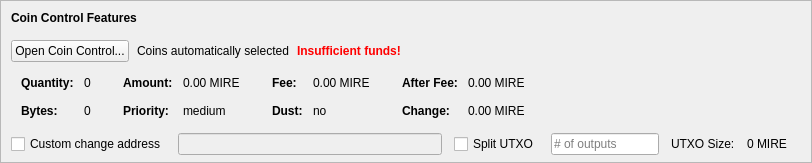
    <widget class="QFrame" name="frameCoinControl">
     <property name="sizePolicy">
      <sizepolicy hsizetype="Expanding" vsizetype="Expanding">
       <horstretch>0</horstretch>
       <verstretch>0</verstretch>
      </sizepolicy>
     </property>
     <property name="maximumSize">
      <size>
       <width>16777215</width>
       <height>16777215</height>
      </size>
     </property>
     <property name="frameShape">
      <enum>QFrame::StyledPanel</enum>
     </property>
     <property name="frameShadow">
      <enum>QFrame::Sunken</enum>
     </property>
     <layout class="QVBoxLayout" name="verticalLayoutCoinControl2">
      <property name="spacing">
       <number>0</number>
      </property>
      <property name="leftMargin">
       <number>0</number>
      </property>
      <property name="topMargin">
       <number>0</number>
      </property>
      <property name="rightMargin">
       <number>0</number>
      </property>
      <property name="bottomMargin">
       <number>6</number>
      </property>
      <item>
       <layout class="QVBoxLayout" name="verticalLayoutCoinControl" stretch="0,0,0,0,1">
        <property name="spacing">
         <number>0</number>
        </property>
        <property name="leftMargin">
         <number>10</number>
        </property>
        <property name="topMargin">
         <number>10</number>
        </property>
        <item>
         <layout class="QHBoxLayout" name="horizontalLayoutCoinControl1">
          <property name="bottomMargin">
           <number>15</number>
          </property>
          <item>
           <widget class="QLabel" name="labelCoinControlFeatures">
            <property name="sizePolicy">
             <sizepolicy hsizetype="Preferred" vsizetype="Maximum">
              <horstretch>0</horstretch>
              <verstretch>0</verstretch>
             </sizepolicy>
            </property>
            <property name="font">
             <font>
              <weight>75</weight>
              <bold>true</bold>
             </font>
            </property>
            <property name="styleSheet">
             <string notr="true">font-weight:bold;</string>
            </property>
            <property name="text">
             <string>Coin Control Features</string>
            </property>
           </widget>
          </item>
         </layout>
        </item>
        <item>
         <layout class="QHBoxLayout" name="horizontalLayoutCoinControl2" stretch="0,0,0,0">
          <property name="spacing">
           <number>8</number>
          </property>
          <property name="bottomMargin">
           <number>10</number>
          </property>
          <item>
           <widget class="QPushButton" name="pushButtonCoinControl">
            <property name="styleSheet">
             <string notr="true"/>
            </property>
            <property name="text">
             <string>Open Coin Control...</string>
            </property>
            <property name="autoDefault">
             <bool>false</bool>
            </property>
           </widget>
          </item>
          <item>
           <widget class="QLabel" name="labelCoinControlAutomaticallySelected">
            <property name="text">
             <string>Coins automatically selected</string>
            </property>
            <property name="margin">
             <number>5</number>
            </property>
           </widget>
          </item>
          <item>
           <widget class="QLabel" name="labelCoinControlInsuffFunds">
            <property name="font">
             <font>
              <weight>75</weight>
              <bold>true</bold>
             </font>
            </property>
            <property name="styleSheet">
             <string notr="true">color:red;font-weight:bold;</string>
            </property>
            <property name="text">
             <string>Insufficient funds!</string>
            </property>
            <property name="margin">
             <number>5</number>
            </property>
           </widget>
          </item>
          <item>
           <spacer name="horizontalSpacerCoinControl">
            <property name="orientation">
             <enum>Qt::Horizontal</enum>
            </property>
            <property name="sizeHint" stdset="0">
             <size>
              <width>40</width>
              <height>1</height>
             </size>
            </property>
           </spacer>
          </item>
         </layout>
        </item>
        <item>
         <widget class="QWidget" name="widgetCoinControl" native="true">
          <property name="sizePolicy">
           <sizepolicy hsizetype="Preferred" vsizetype="Preferred">
            <horstretch>0</horstretch>
            <verstretch>0</verstretch>
           </sizepolicy>
          </property>
          <property name="minimumSize">
           <size>
            <width>0</width>
            <height>0</height>
           </size>
          </property>
          <property name="styleSheet">
           <string notr="true"/>
          </property>
          <layout class="QHBoxLayout" name="horizontalLayoutCoinControl5">
           <property name="leftMargin">
            <number>0</number>
           </property>
           <property name="topMargin">
            <number>0</number>
           </property>
           <property name="rightMargin">
            <number>0</number>
           </property>
           <property name="bottomMargin">
            <number>0</number>
           </property>
           <item>
            <layout class="QHBoxLayout" name="horizontalLayoutCoinControl3" stretch="0,0,0,1">
             <property name="spacing">
              <number>20</number>
             </property>
             <property name="topMargin">
              <number>0</number>
             </property>
             <property name="bottomMargin">
              <number>10</number>
             </property>
             <item>
              <layout class="QFormLayout" name="formLayoutCoinControl1">
               <property name="horizontalSpacing">
                <number>10</number>
               </property>
               <property name="verticalSpacing">
                <number>14</number>
               </property>
               <property name="leftMargin">
                <number>10</number>
               </property>
               <property name="topMargin">
                <number>4</number>
               </property>
               <property name="rightMargin">
                <number>6</number>
               </property>
               <item row="0" column="0">
                <widget class="QLabel" name="labelCoinControlQuantityText">
                 <property name="font">
                  <font>
                   <weight>75</weight>
                   <bold>true</bold>
                  </font>
                 </property>
                 <property name="text">
                  <string>Quantity:</string>
                 </property>
                 <property name="margin">
                  <number>0</number>
                 </property>
                </widget>
               </item>
               <item row="0" column="1">
                <widget class="QLabel" name="labelCoinControlQuantity">
                 <property name="cursor">
                  <cursorShape>IBeamCursor</cursorShape>
                 </property>
                 <property name="contextMenuPolicy">
                  <enum>Qt::ActionsContextMenu</enum>
                 </property>
                 <property name="text">
                  <string notr="true">0</string>
                 </property>
                 <property name="margin">
                  <number>0</number>
                 </property>
                 <property name="textInteractionFlags">
                  <set>Qt::LinksAccessibleByMouse|Qt::TextSelectableByKeyboard|Qt::TextSelectableByMouse</set>
                 </property>
                </widget>
               </item>
               <item row="1" column="0">
                <widget class="QLabel" name="labelCoinControlBytesText">
                 <property name="font">
                  <font>
                   <weight>75</weight>
                   <bold>true</bold>
                  </font>
                 </property>
                 <property name="text">
                  <string>Bytes:</string>
                 </property>
                </widget>
               </item>
               <item row="1" column="1">
                <widget class="QLabel" name="labelCoinControlBytes">
                 <property name="cursor">
                  <cursorShape>IBeamCursor</cursorShape>
                 </property>
                 <property name="contextMenuPolicy">
                  <enum>Qt::ActionsContextMenu</enum>
                 </property>
                 <property name="text">
                  <string notr="true">0</string>
                 </property>
                 <property name="textInteractionFlags">
                  <set>Qt::LinksAccessibleByMouse|Qt::TextSelectableByKeyboard|Qt::TextSelectableByMouse</set>
                 </property>
                </widget>
               </item>
              </layout>
             </item>
             <item>
              <layout class="QFormLayout" name="formLayoutCoinControl2">
               <property name="horizontalSpacing">
                <number>10</number>
               </property>
               <property name="verticalSpacing">
                <number>14</number>
               </property>
               <property name="leftMargin">
                <number>6</number>
               </property>
               <property name="topMargin">
                <number>4</number>
               </property>
               <property name="rightMargin">
                <number>6</number>
               </property>
               <item row="0" column="0">
                <widget class="QLabel" name="labelCoinControlAmountText">
                 <property name="font">
                  <font>
                   <weight>75</weight>
                   <bold>true</bold>
                  </font>
                 </property>
                 <property name="text">
                  <string>Amount:</string>
                 </property>
                 <property name="margin">
                  <number>0</number>
                 </property>
                </widget>
               </item>
               <item row="0" column="1">
                <widget class="QLabel" name="labelCoinControlAmount">
                 <property name="cursor">
                  <cursorShape>IBeamCursor</cursorShape>
                 </property>
                 <property name="contextMenuPolicy">
                  <enum>Qt::ActionsContextMenu</enum>
                 </property>
                 <property name="text">
                  <string notr="true">0.00 MIRE</string>
                 </property>
                 <property name="textInteractionFlags">
                  <set>Qt::LinksAccessibleByMouse|Qt::TextSelectableByKeyboard|Qt::TextSelectableByMouse</set>
                 </property>
                </widget>
               </item>
               <item row="1" column="0">
                <widget class="QLabel" name="labelCoinControlPriorityText">
                 <property name="font">
                  <font>
                   <weight>75</weight>
                   <bold>true</bold>
                  </font>
                 </property>
                 <property name="text">
                  <string>Priority:</string>
                 </property>
                </widget>
               </item>
               <item row="1" column="1">
                <widget class="QLabel" name="labelCoinControlPriority">
                 <property name="cursor">
                  <cursorShape>IBeamCursor</cursorShape>
                 </property>
                 <property name="contextMenuPolicy">
                  <enum>Qt::ActionsContextMenu</enum>
                 </property>
                 <property name="text">
                  <string>medium</string>
                 </property>
                 <property name="textInteractionFlags">
                  <set>Qt::LinksAccessibleByMouse|Qt::TextSelectableByKeyboard|Qt::TextSelectableByMouse</set>
                 </property>
                </widget>
               </item>
              </layout>
             </item>
             <item>
              <layout class="QFormLayout" name="formLayoutCoinControl3">
               <property name="horizontalSpacing">
                <number>10</number>
               </property>
               <property name="verticalSpacing">
                <number>14</number>
               </property>
               <property name="leftMargin">
                <number>6</number>
               </property>
               <property name="topMargin">
                <number>4</number>
               </property>
               <property name="rightMargin">
                <number>6</number>
               </property>
               <item row="0" column="0">
                <widget class="QLabel" name="labelCoinControlFeeText">
                 <property name="font">
                  <font>
                   <weight>75</weight>
                   <bold>true</bold>
                  </font>
                 </property>
                 <property name="text">
                  <string>Fee:</string>
                 </property>
                 <property name="margin">
                  <number>0</number>
                 </property>
                </widget>
               </item>
               <item row="0" column="1">
                <widget class="QLabel" name="labelCoinControlFee">
                 <property name="cursor">
                  <cursorShape>IBeamCursor</cursorShape>
                 </property>
                 <property name="contextMenuPolicy">
                  <enum>Qt::ActionsContextMenu</enum>
                 </property>
                 <property name="text">
                  <string notr="true">0.00 MIRE</string>
                 </property>
                 <property name="textInteractionFlags">
                  <set>Qt::LinksAccessibleByMouse|Qt::TextSelectableByKeyboard|Qt::TextSelectableByMouse</set>
                 </property>
                </widget>
               </item>
               <item row="1" column="0">
                <widget class="QLabel" name="labelCoinControlLowOutputText">
                 <property name="font">
                  <font>
                   <weight>75</weight>
                   <bold>true</bold>
                  </font>
                 </property>
                 <property name="text">
                  <string>Dust:</string>
                 </property>
                </widget>
               </item>
               <item row="1" column="1">
                <widget class="QLabel" name="labelCoinControlLowOutput">
                 <property name="cursor">
                  <cursorShape>IBeamCursor</cursorShape>
                 </property>
                 <property name="contextMenuPolicy">
                  <enum>Qt::ActionsContextMenu</enum>
                 </property>
                 <property name="text">
                  <string>no</string>
                 </property>
                 <property name="textInteractionFlags">
                  <set>Qt::LinksAccessibleByMouse|Qt::TextSelectableByKeyboard|Qt::TextSelectableByMouse</set>
                 </property>
                </widget>
               </item>
              </layout>
             </item>
             <item>
              <layout class="QFormLayout" name="formLayoutCoinControl4">
               <property name="horizontalSpacing">
                <number>10</number>
               </property>
               <property name="verticalSpacing">
                <number>14</number>
               </property>
               <property name="leftMargin">
                <number>6</number>
               </property>
               <property name="topMargin">
                <number>4</number>
               </property>
               <property name="rightMargin">
                <number>6</number>
               </property>
               <item row="0" column="0">
                <widget class="QLabel" name="labelCoinControlAfterFeeText">
                 <property name="font">
                  <font>
                   <weight>75</weight>
                   <bold>true</bold>
                  </font>
                 </property>
                 <property name="text">
                  <string>After Fee:</string>
                 </property>
                 <property name="margin">
                  <number>0</number>
                 </property>
                </widget>
               </item>
               <item row="0" column="1">
                <widget class="QLabel" name="labelCoinControlAfterFee">
                 <property name="cursor">
                  <cursorShape>IBeamCursor</cursorShape>
                 </property>
                 <property name="contextMenuPolicy">
                  <enum>Qt::ActionsContextMenu</enum>
                 </property>
                 <property name="text">
                  <string notr="true">0.00 MIRE</string>
                 </property>
                 <property name="textInteractionFlags">
                  <set>Qt::LinksAccessibleByMouse|Qt::TextSelectableByKeyboard|Qt::TextSelectableByMouse</set>
                 </property>
                </widget>
               </item>
               <item row="1" column="0">
                <widget class="QLabel" name="labelCoinControlChangeText">
                 <property name="font">
                  <font>
                   <weight>75</weight>
                   <bold>true</bold>
                  </font>
                 </property>
                 <property name="text">
                  <string>Change:</string>
                 </property>
                </widget>
               </item>
               <item row="1" column="1">
                <widget class="QLabel" name="labelCoinControlChange">
                 <property name="cursor">
                  <cursorShape>IBeamCursor</cursorShape>
                 </property>
                 <property name="contextMenuPolicy">
                  <enum>Qt::ActionsContextMenu</enum>
                 </property>
                 <property name="text">
                  <string notr="true">0.00 MIRE</string>
                 </property>
                 <property name="textInteractionFlags">
                  <set>Qt::LinksAccessibleByMouse|Qt::TextSelectableByKeyboard|Qt::TextSelectableByMouse</set>
                 </property>
                </widget>
               </item>
              </layout>
             </item>
            </layout>
           </item>
          </layout>
         </widget>
        </item>
        <item>
         <layout class="QHBoxLayout" name="horizontalLayoutCoinControl4" stretch="0,0,0,0,0,0,0">
          <property name="spacing">
           <number>12</number>
          </property>
          <property name="sizeConstraint">
           <enum>QLayout::SetDefaultConstraint</enum>
          </property>
          <property name="topMargin">
           <number>5</number>
          </property>
          <property name="rightMargin">
           <number>5</number>
          </property>
          <item>
           <widget class="QCheckBox" name="checkBoxCoinControlChange">
            <property name="toolTip">
             <string>If this is activated, but the change address is empty or invalid, change will be sent to a newly generated address.</string>
            </property>
            <property name="text">
             <string>Custom change address</string>
            </property>
           </widget>
          </item>
          <item>
           <widget class="QValidatedLineEdit" name="lineEditCoinControlChange">
            <property name="enabled">
             <bool>false</bool>
            </property>
            <property name="sizePolicy">
             <sizepolicy hsizetype="Expanding" vsizetype="Fixed">
              <horstretch>0</horstretch>
              <verstretch>0</verstretch>
             </sizepolicy>
            </property>
           </widget>
          </item>
          <item>
           <widget class="QCheckBox" name="splitBlockCheckBox">
            <property name="text">
             <string>Split UTXO</string>
            </property>
           </widget>
          </item>
          <item>
           <widget class="QLineEdit" name="splitBlockLineEdit">
            <property name="sizePolicy">
             <sizepolicy hsizetype="Fixed" vsizetype="Fixed">
              <horstretch>50</horstretch>
              <verstretch>0</verstretch>
             </sizepolicy>
            </property>
            <property name="placeholderText">
             <string># of outputs</string>
            </property>
           </widget>
          </item>
          <item>
           <widget class="QLabel" name="labelBlockSizeText">
            <property name="text">
             <string>UTXO Size:</string>
            </property>
           </widget>
          </item>
          <item>
           <widget class="QLabel" name="labelBlockSize">
            <property name="text">
             <string>0 MIRE</string>
            </property>
           </widget>
          </item>
          <item>
           <widget class="QLabel" name="labelCoinControlChangeLabel">
            <property name="sizePolicy">
             <sizepolicy hsizetype="Preferred" vsizetype="Expanding">
              <horstretch>0</horstretch>
              <verstretch>0</verstretch>
             </sizepolicy>
            </property>
            <property name="minimumSize">
             <size>
              <width>0</width>
              <height>0</height>
             </size>
            </property>
            <property name="text">
             <string/>
            </property>
            <property name="margin">
             <number>3</number>
            </property>
           </widget>
          </item>
         </layout>
        </item>
        <item>
         <spacer name="verticalSpacerCoinControl">
          <property name="orientation">
           <enum>Qt::Vertical</enum>
          </property>
          <property name="sizeHint" stdset="0">
           <size>
            <width>800</width>
            <height>1</height>
           </size>
          </property>
         </spacer>
        </item>
       </layout>
      </item>
     </layout>
    </widget>
